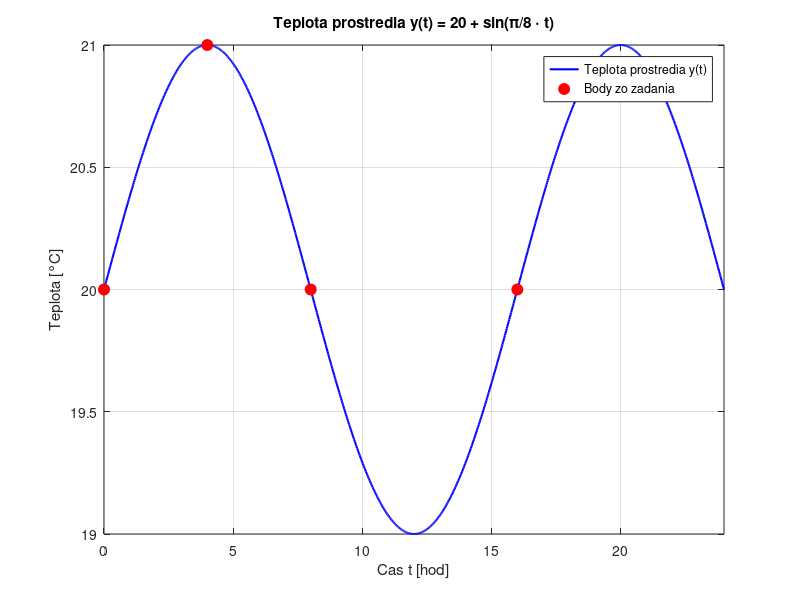

The MATLAB source for this figure:
%plot of temperatures of environment

function plot_environment()
    t = linspace(0, 24, 1000);
    y = 20 + sin(pi/8 * t);

    fig = figure('Visible', 'on');
    ax = axes(fig);
    plot(ax, t, y, 'b-', 'LineWidth', 1.5, 'DisplayName', 'Teplota prostredia y(t)');
    hold(ax, 'on');

    % Body zo zadania
    t_body = [0, 4, 8, 16];
    y_body = 20 + sin(pi/8 * t_body);

    plot(ax, t_body, y_body, 'ro', 'MarkerSize', 8, 'MarkerFaceColor', 'r', ...
        'DisplayName', 'Body zo zadania');

    hold(ax, 'off');

    xlabel(ax, 'Cas t [hod]');
    ylabel(ax, 'Teplota [°C]');
    title(ax, 'Teplota prostredia y(t) = 20 + sin(\pi/8 \cdot t)');
    legend(ax, 'Location', 'best');
    grid(ax, 'on');
    xlim(ax, [0 24]);

    drawnow;
end
